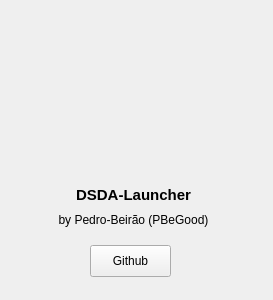
<?xml version="1.0" encoding="UTF-8"?>
<ui version="4.0">
 <class>About</class>
 <widget class="QWidget" name="About">
  <property name="geometry">
   <rect>
    <x>0</x>
    <y>0</y>
    <width>273</width>
    <height>300</height>
   </rect>
  </property>
  <property name="sizePolicy">
   <sizepolicy hsizetype="Minimum" vsizetype="Minimum">
    <horstretch>0</horstretch>
    <verstretch>0</verstretch>
   </sizepolicy>
  </property>
  <property name="minimumSize">
   <size>
    <width>273</width>
    <height>300</height>
   </size>
  </property>
  <property name="maximumSize">
   <size>
    <width>553</width>
    <height>300</height>
   </size>
  </property>
  <property name="acceptDrops">
   <bool>false</bool>
  </property>
  <property name="windowTitle">
   <string>About</string>
  </property>
  <widget class="QPushButton" name="dsda_launch_pushButton">
   <property name="geometry">
    <rect>
     <x>90</x>
     <y>245</y>
     <width>81</width>
     <height>32</height>
    </rect>
   </property>
   <property name="focusPolicy">
    <enum>Qt::NoFocus</enum>
   </property>
   <property name="text">
    <string>Github</string>
   </property>
   <property name="default">
    <bool>false</bool>
   </property>
  </widget>
  <widget class="QLabel" name="togglesTip_label_4">
   <property name="geometry">
    <rect>
     <x>62</x>
     <y>25</y>
     <width>140</width>
     <height>144</height>
    </rect>
   </property>
   <property name="text">
    <string/>
   </property>
   <property name="pixmap">
    <pixmap resource="icons.qrc">:/pngs/src/icons/dsda-launcher.svg</pixmap>
    <!-- <pixmap resource="icons.qrc">:/pngs/dist/icons/eu.pedro_beirao.dsda-launcher.svg</pixmap> -->
   </property>
   <property name="scaledContents">
    <bool>true</bool>
   </property>
   <property name="alignment">
    <set>Qt::AlignCenter</set>
   </property>
  </widget>
  <widget class="QLabel" name="togglesTip_label_7">
   <property name="geometry">
    <rect>
     <x>18</x>
     <y>205</y>
     <width>231</width>
     <height>31</height>
    </rect>
   </property>
   <property name="text">
    <string>&lt;html&gt;&lt;head/&gt;&lt;body&gt;&lt;p&gt;&lt;span style=&quot; font-size:9pt;&quot;&gt;by Pedro-Beirão (PBeGood)&lt;/span&gt;&lt;/p&gt;&lt;/body&gt;&lt;/html&gt;</string>
   </property>
   <property name="alignment">
    <set>Qt::AlignCenter</set>
   </property>
  </widget>
  <widget class="QLabel" name="about_version_label">
   <property name="geometry">
    <rect>
     <x>18</x>
     <y>175</y>
     <width>231</width>
     <height>41</height>
    </rect>
   </property>
   <property name="font">
    <font>
     <pointsize>6</pointsize>
    </font>
   </property>
   <property name="text">
    <string>&lt;html&gt;&lt;head/&gt;&lt;body&gt;&lt;p&gt;&lt;span style=&quot; font-size:11pt; font-weight:700;&quot;&gt;DSDA-Launcher&lt;/span&gt;&lt;/p&gt;&lt;/body&gt;&lt;/html&gt;</string>
   </property>
   <property name="alignment">
    <set>Qt::AlignCenter</set>
   </property>
  </widget>
 </widget>
 <resources>
  <include location="icons.qrc"/>
 </resources>
 <connections/>
</ui>
